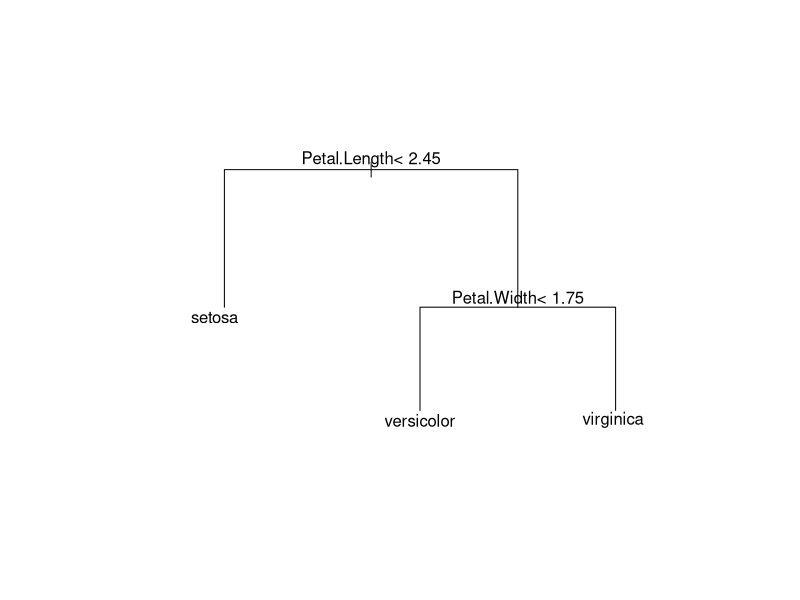

The R source for this figure:
# 데이터 마이닝을 위한 데이터 분할 시행
# train 데이터는 index 값을 1로 70%, test 데이터는 index 값을 2로 30% 생성
index <- sample(c(1, 2), nrow(iris), replace = TRUE, prob = c(0.7, 0.3))
train <- iris[index == 1, ]
test <- iris[index == 2, ]

install.packages("rpart")
library(rpart)

result <- rpart(data = train, Species ~ .)
plot(result, margin = 0.3)
text(result)

# train 데이터로 구축된 모형을 test 데이터로 검정
pred <- predict(result, newdata = test, type = "class")
# test 데이터의 실제값(condition)과 예측값(pred)으로 표를 작성
table(condition = test$Species, pred)
# 실제 virginica를 versicolor로 잘못 예측한 값이 2개 존재
# 데이터 분할에 따라 다른 결과가 나타난다.

result
# 106개로 구성된 train 데이터셋
# 1번은 뿌리마디로 106개 중 68개의 virginica를 보유하고 있다.
# 2번과 3번은 1번 뿌리마디의 자식마디다.
# 2번은 34개의 setosa 중 0개가 잘못 분류되었음을 의미한다.
# '*' 표시는 자식마디가 없음을 의미, 따라서 2번 노드는 끝마디다.
# 3번은 72개의 vriginica 중 34개가 잘못 분류되었음을 의미한다.
# 6번과 7번은 3번의 자식마디다.
# 6번은 37개의 versicolor 중 4개가 잘못 분류되었음을 의미한다.
# 7번은 35개의 virginica 중 1개가 잘못 분류되었음을 의미한다.
# 괄호 안의 숫자는 (setoca, versicolor, virginica)의 비율을 가리킨다.